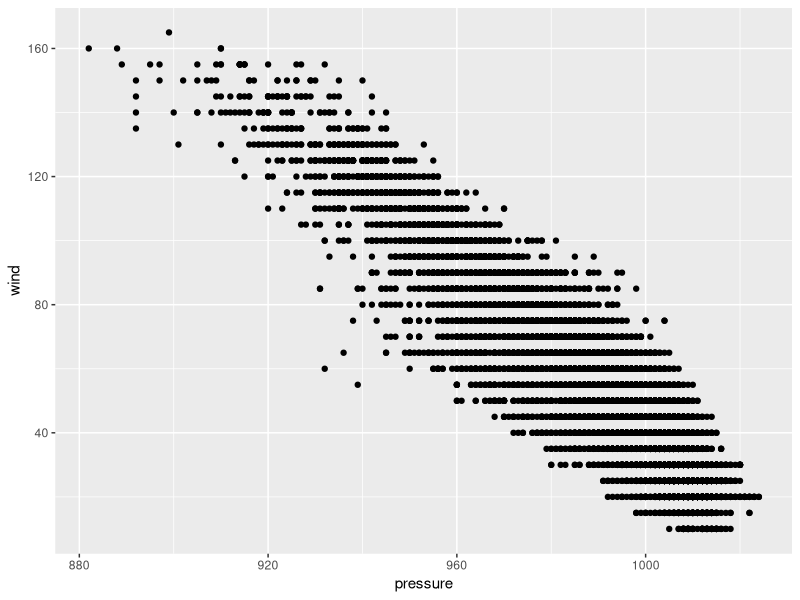

Reproduce this figure in R.
## ---- chunk 1
library(tidyverse)
## ---- chunk 2
storms %>% 
  ggplot() +
  geom_point(mapping = aes(x = pressure, y = wind))
